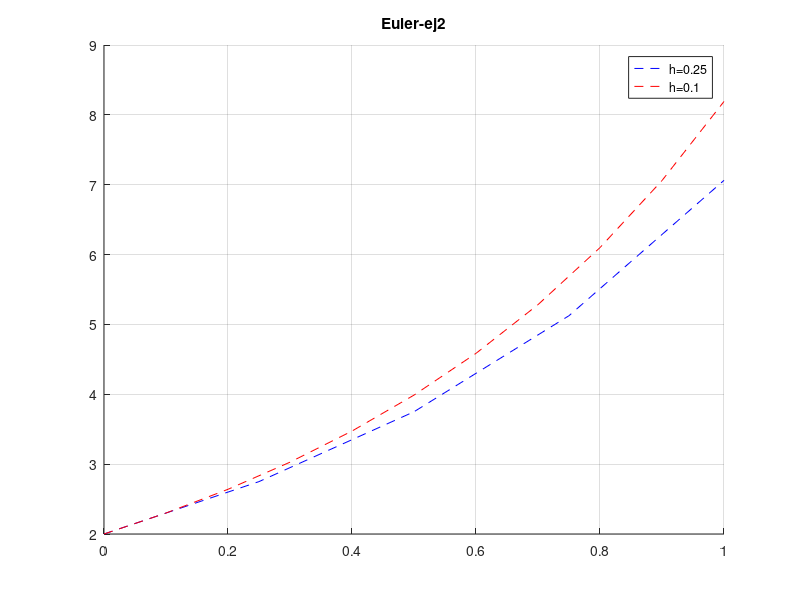

MATLAB code for this plot:
function euler1 %ejercicio numero 2 tp
  clear
  clc
  
  x(1)=0;
  y(1)=2;
   
  x2(1)=0;
  y2(1)=2;
  
  h=0.25
  N=1/h;
  
  h2=0.1
  M=1/h2;
    
  %for i=1:N
    %x(i)=h*i
  %end
  
  for i=1:N %paso1(h=0.25)
   fn(i)=2*y(i)-2*x(i)-1;
   k=h*fn(i);
   yn(i)=y(i)+k;
   xn(i)=x(i)+h ;
   
   y(i+1)=yn(i);
   x(i+1)=xn(i);
  end
  x
  y
  
  for i=1:M %paso2(h=0.1)
   fn2(i)=2*y2(i)-2*x2(i)-1;
   k2=h2*fn2(i);
   yn2(i)=y2(i)+k2;
   xn2(i)=x2(i)+h2;
   
   y2(i+1)=yn2(i);
   x2(i+1)=xn2(i);
  end
  
  x2
  y2
  
  hold on
  plot (x, y, '--b')
  plot(x2, y2, '--r')
  title('Euler-ej2')
  legend('h=0.25','h=0.1' )
  grid on
endfunction
